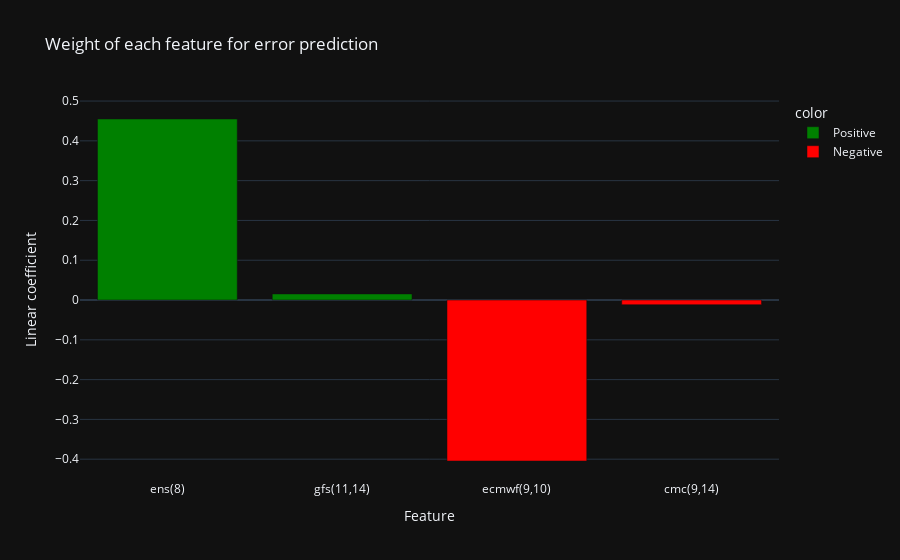

Notebook code cell kept with this figure:
### Code cell
colors = ['Positive' if c > 0 else 'Negative' for c in reg.coef_]

fig = px.bar(
    x=X_train.columns, y=reg.coef_, color=colors,
    color_discrete_sequence=['green', 'red'],
    labels=dict(x='Feature', y='Linear coefficient'),
    title='Weight of each feature for error prediction'
)
fig.show()
fig.write_image('images/linear_regression_coefficients.png')

### Figure 1 — Plotly figure (JSON) as saved in the notebook; plotly's stock layout.template omitted (floating-point values rounded to 4 significant figures)
{"data": [{"alignmentgroup": "True", "hovertemplate": "color=Positive<br>Feature=%{x}<br>Linear coefficient=%{y}<extra></extra>", "legendgroup": "Positive", "marker": {"color": "green", "pattern": {"shape": ""}}, "name": "Positive", "offsetgroup": "Positive", "orientation": "v", "showlegend": true, "textposition": "auto", "x": ["ens(8)", "gfs(11,14)"], "xaxis": "x", "y": [0.4549, 0.0153], "yaxis": "y", "type": "bar"}, {"alignmentgroup": "True", "hovertemplate": "color=Negative<br>Feature=%{x}<br>Linear coefficient=%{y}<extra></extra>", "legendgroup": "Negative", "marker": {"color": "red", "pattern": {"shape": ""}}, "name": "Negative", "offsetgroup": "Negative", "orientation": "v", "showlegend": true, "textposition": "auto", "x": ["ecmwf(9,10)", "cmc(9,14)"], "xaxis": "x", "y": [-0.4045, -0.01175], "yaxis": "y", "type": "bar"}], "layout": {"xaxis": {"anchor": "y", "domain": [0.0, 1.0], "title": {"text": "Feature"}}, "yaxis": {"anchor": "x", "domain": [0.0, 1.0], "title": {"text": "Linear coefficient"}}, "legend": {"title": {"text": "color"}, "tracegroupgap": 0}, "title": {"text": "Weight of each feature for error prediction"}, "barmode": "relative"}}
